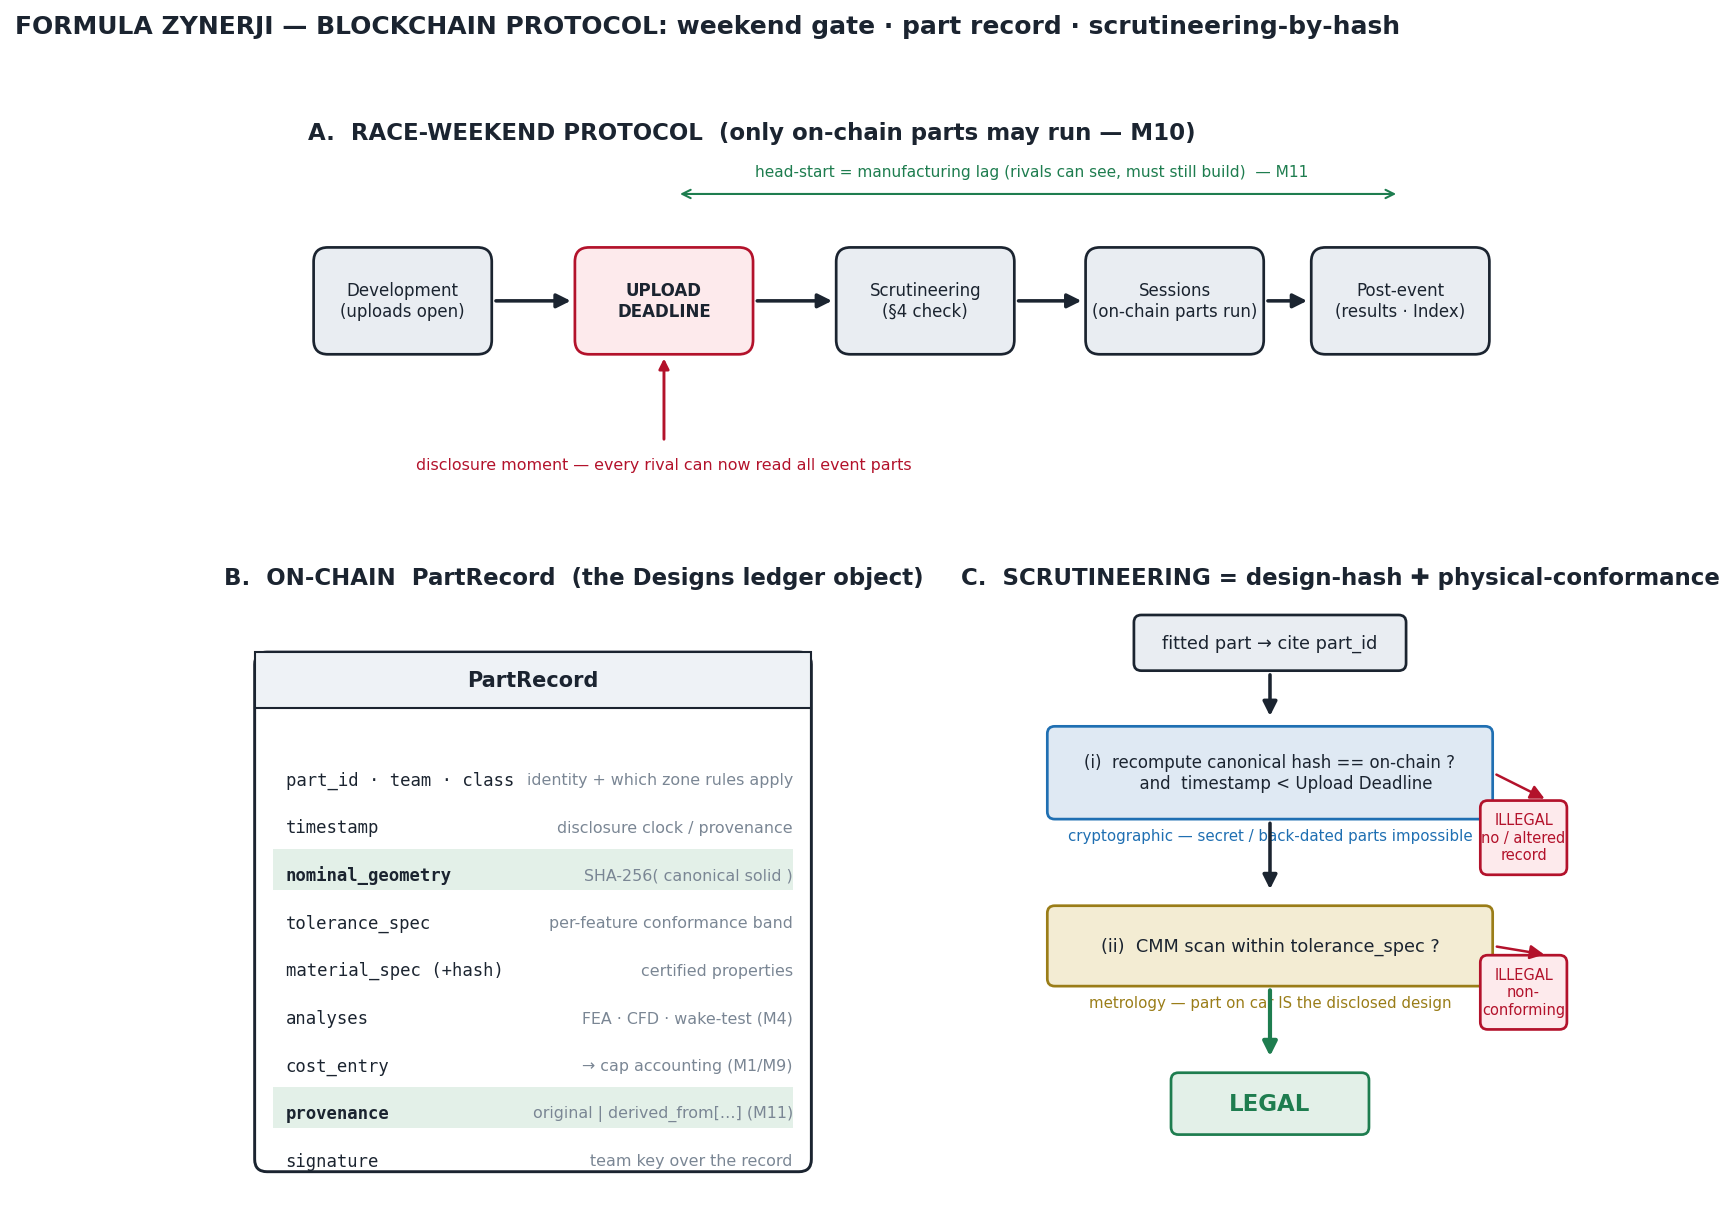

This figure's Python source:
"""Formula Zynerji — the blockchain SPINE made concrete: race-weekend protocol, the on-chain
PartRecord schema, and the two-clause (design-hash + physical-conformance) scrutineering check.
Complements blockchain_economy.py (which shows the legality/economy/revenue logic); this shows
the technical mechanics specified in design/blockchain-spec.md.
   python drawings/blockchain_protocol.py  ->  drawings/blockchain_protocol.{svg,png,pdf}"""
import matplotlib.pyplot as plt
from matplotlib.gridspec import GridSpec
from matplotlib.patches import FancyBboxPatch
from _draw import style, save, box, arrow, INK, ACC, MUT, FILL
BLUE="#1f6fb2"; GREEN="#1e7d4f"; GOLD="#9a7d18"

fig=plt.figure(figsize=(12,9.2)); gs=GridSpec(2,2,figure=fig,height_ratios=[0.72,1.25],hspace=0.18,wspace=0.12)
axt=fig.add_subplot(gs[0,:]); axl=fig.add_subplot(gs[1,0]); axr=fig.add_subplot(gs[1,1])

# ---------------- A: race-weekend timeline ----------------
axt.set_xlim(0,100); axt.set_ylim(0,30)
style(axt,"A.  RACE-WEEKEND PROTOCOL  (only on-chain parts may run — M10)")
mil=[(8,"Development\n(uploads open)",FILL,INK,False),
     (30,"UPLOAD\nDEADLINE",FILL,ACC,True),
     (52,"Scrutineering\n(§4 check)",FILL,INK,False),
     (73,"Sessions\n(on-chain parts run)",FILL,INK,False),
     (92,"Post-event\n(results · Index)",FILL,INK,False)]
for i,(cx,t,fc,ec,bold) in enumerate(mil):
    box(axt,(cx-7.5,13),15,9,t,fc=("#fdeaec" if bold else fc),ec=ec,fs=8,bold=bold)
    if i: arrow(axt,(mil[i-1][0]+7.5,17.5),(cx-7.5,17.5),color=INK)
axt.annotate("", (30,13),(30,5.5),arrowprops=dict(arrowstyle="-|>",color=ACC,lw=1.4))
axt.text(30,3.3,"disclosure moment — every rival can now read all event parts",
         ha="center",fontsize=7.6,color=ACC)
# head-start bracket: deadline -> next event
axt.annotate("",(31,26.5),(92,26.5),arrowprops=dict(arrowstyle="<->",color=GREEN,lw=1.0))
axt.text(61,28,"head-start = manufacturing lag (rivals can see, must still build)  — M11",
         ha="center",fontsize=7.4,color=GREEN)

# ---------------- B: PartRecord schema card ----------------
axl.set_xlim(0,100); axl.set_ylim(0,100)
style(axl,"B.  ON-CHAIN  PartRecord  (the Designs ledger object)")
axl.add_patch(FancyBboxPatch((5,7),90,84,boxstyle="round,pad=0,rounding_size=2",
              fc="white",ec=INK,lw=1.4,zorder=2))
axl.add_patch(plt.Rectangle((5,82),90,9,fc="#eef2f6",ec=INK,lw=1.0,zorder=3))
axl.text(50,86.5,"PartRecord",ha="center",va="center",fontsize=10,fontweight="bold",color=INK,zorder=4)
rows=[("part_id · team · class","identity + which zone rules apply",False),
      ("timestamp","disclosure clock / provenance",False),
      ("nominal_geometry","SHA-256( canonical solid )",True),
      ("tolerance_spec","per-feature conformance band",False),
      ("material_spec (+hash)","certified properties",False),
      ("analyses","FEA · CFD · wake-test (M4)",False),
      ("cost_entry","→ cap accounting (M1/M9)",False),
      ("provenance","original | derived_from[…] (M11)",True),
      ("signature","team key over the record",False)]
y=78
for name,desc,hl in rows:
    y-=7.7
    if hl: axl.add_patch(plt.Rectangle((8,y-2.3),84,6.6,fc="#e3f0e8",ec="none",zorder=3))
    axl.text(10,y,name,ha="left",va="center",fontsize=8.3,color=INK,
             fontweight="bold" if hl else "normal",family="monospace",zorder=4)
    axl.text(92,y,desc,ha="right",va="center",fontsize=7.6,color=MUT,zorder=4)

# ---------------- C: two-clause scrutineering ----------------
axr.set_xlim(0,100); axr.set_ylim(0,100)
style(axr,"C.  SCRUTINEERING = design-hash ✚ physical-conformance")
box(axr,(28,88),44,9,"fitted part → cite part_id",fc=FILL,fs=8.5)
arrow(axr,(50,88),(50,80),color=INK)
box(axr,(14,64),72,15,"(i)  recompute canonical hash == on-chain ?\n      and  timestamp < Upload Deadline",
    fc="#dfe9f3",ec=BLUE,fs=8)
axr.text(50,60.5,"cryptographic — secret / back-dated parts impossible",ha="center",fontsize=7.2,color=BLUE)
arrow(axr,(50,64),(50,52),color=INK)
box(axr,(14,37),72,13,"(ii)  CMM scan within tolerance_spec ?",fc="#f3ecd3",ec=GOLD,fs=8.5)
axr.text(50,33.5,"metrology — part on car IS the disclosed design",ha="center",fontsize=7.2,color=GOLD)
arrow(axr,(50,37),(50,25),color=GREEN,lw=2.0)
box(axr,(34,13),32,10,"LEGAL",fc="#e3f0e8",ec=GREEN,fs=11,bold=True,tc=GREEN)
# fail branches
box(axr,(84,55),14,12,"ILLEGAL\nno / altered\nrecord",fc="#fdeaec",ec=ACC,fs=7,tc=ACC)
arrow(axr,(86,71.5),(95,67),color=ACC,lw=1.2)
box(axr,(84,30),14,12,"ILLEGAL\nnon-\nconforming",fc="#fdeaec",ec=ACC,fs=7,tc=ACC)
arrow(axr,(86,43.5),(95,42),color=ACC,lw=1.2)

fig.suptitle("FORMULA ZYNERJI — BLOCKCHAIN PROTOCOL: weekend gate · part record · scrutineering-by-hash",
             fontsize=12,fontweight="bold",color=INK,x=0.02,ha="left")
save(fig,"blockchain_protocol"); print("saved drawings/blockchain_protocol.{svg,png,pdf}")
